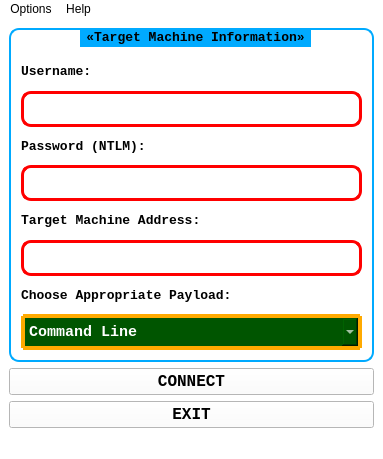
<?xml version="1.0" encoding="UTF-8"?>
<ui version="4.0">
 <class>MainWindow</class>
 <widget class="QMainWindow" name="MainWindow">
  <property name="geometry">
   <rect>
    <x>0</x>
    <y>0</y>
    <width>383</width>
    <height>459</height>
   </rect>
  </property>
  <property name="windowTitle">
   <string>KORP PST</string>
  </property>
  <property name="windowIcon">
   <iconset>
    <normaloff>fire.ico</normaloff>fire.ico</iconset>
  </property>
  <property name="styleSheet">
   <string notr="true">background-color: white;</string>
  </property>
  <widget class="QWidget" name="centralWidget">
   <layout class="QVBoxLayout" name="verticalLayout_3">
    <item>
     <widget class="QGroupBox" name="groupBoxMainPanel">
      <property name="font">
       <font>
        <family>Consolas</family>
        <pointsize>10</pointsize>
        <weight>75</weight>
        <bold>true</bold>
       </font>
      </property>
      <property name="styleSheet">
       <string notr="true">QGroupBox {
    background-color: white;
    border: 2px solid gray;
    border-radius: 10px;
    margin-top: 1em; /* leave space at the top for the title */
    border-color: rgb(0, 170, 255);
}

QGroupBox::title {
    border: 2px solid  rgb(0, 170, 255);
    border-radius: 10px;
    subcontrol-origin: margin;
    subcontrol-position: top center;
    background-color:  rgb(0, 170, 255);
}</string>
      </property>
      <property name="title">
       <string>«Target Machine Information»</string>
      </property>
      <layout class="QVBoxLayout" name="verticalLayout_5">
       <item>
        <widget class="QLabel" name="labelUsername">
         <property name="font">
          <font>
           <family>Consolas</family>
           <pointsize>10</pointsize>
           <weight>75</weight>
           <bold>true</bold>
          </font>
         </property>
         <property name="text">
          <string>Username:</string>
         </property>
        </widget>
       </item>
       <item>
        <widget class="QLineEdit" name="lineEditUsername">
         <property name="styleSheet">
          <string notr="true">padding: 4px;
font-size: 17px;
border-width: 3px;
border-color: red;
background-color: #FFFFFF;
color: #000000;
border-style: solid;
border-radius: 10px;
box-shadow: 0px 0px 11px rgba(223,242,151,.60);
text-shadow: 0px 0px 5px rgba(66,66,66,.75);
outline:none;</string>
         </property>
        </widget>
       </item>
       <item>
        <widget class="QLabel" name="labelPassword">
         <property name="font">
          <font>
           <family>Consolas</family>
           <pointsize>10</pointsize>
           <weight>75</weight>
           <bold>true</bold>
          </font>
         </property>
         <property name="text">
          <string>Password (NTLM):</string>
         </property>
        </widget>
       </item>
       <item>
        <widget class="QLineEdit" name="lineEditPassword">
         <property name="styleSheet">
          <string notr="true">padding: 4px;
font-size: 17px;
border-width: 3px;
border-color: red;
background-color: #FFFFFF;
color: #000000;
border-style: solid;
border-radius: 10px;
box-shadow: 0px 0px 11px rgba(223,242,151,.60);
text-shadow: 0px 0px 5px rgba(66,66,66,.75);
outline:none;</string>
         </property>
        </widget>
       </item>
       <item>
        <widget class="QLabel" name="labelMachineAddress">
         <property name="font">
          <font>
           <family>Consolas</family>
           <pointsize>10</pointsize>
           <weight>75</weight>
           <bold>true</bold>
          </font>
         </property>
         <property name="text">
          <string>Target Machine Address:</string>
         </property>
        </widget>
       </item>
       <item>
        <widget class="QLineEdit" name="lineEditIpAddress">
         <property name="styleSheet">
          <string notr="true">padding: 4px;
font-size: 17px;
border-width: 3px;
border-color: red;
background-color: #FFFFFF;
color: #000000;
border-style: solid;
border-radius: 10px;
box-shadow: 0px 0px 11px rgba(223,242,151,.60);
text-shadow: 0px 0px 5px rgba(66,66,66,.75);
outline:none;</string>
         </property>
        </widget>
       </item>
       <item>
        <widget class="QLabel" name="labelFileSystemMode">
         <property name="font">
          <font>
           <family>Consolas</family>
           <pointsize>10</pointsize>
           <weight>75</weight>
           <bold>true</bold>
          </font>
         </property>
         <property name="text">
          <string>Choose Appropriate Payload:</string>
         </property>
        </widget>
       </item>
       <item>
        <widget class="QComboBox" name="comboBoxFileSystemMode">
         <property name="font">
          <font>
           <family>Consolas</family>
           <pointsize>11</pointsize>
           <weight>75</weight>
           <bold>true</bold>
          </font>
         </property>
         <property name="styleSheet">
          <string notr="true">padding: 4px;
border-width: 4px;
border-color: rgb(255, 170, 0);
background-color: rgb(0, 85, 0);
color: rgb(255, 255, 255);
border-style: solid;
border-radius: 2px;
box-shadow: 0px 0px 11px rgba(223,242,151,.60);
text-shadow: 0px 0px 5px rgba(66,66,66,.75);
outline:none;</string>
         </property>
         <item>
          <property name="text">
           <string>Command Line</string>
          </property>
         </item>
         <item>
          <property name="text">
           <string>Remote Desktop</string>
          </property>
         </item>
         <item>
          <property name="text">
           <string>Console based File System</string>
          </property>
         </item>
         <item>
          <property name="text">
           <string>Graphical based File System</string>
          </property>
         </item>
        </widget>
       </item>
      </layout>
     </widget>
    </item>
    <item>
     <widget class="QPushButton" name="pushButtonConnection">
      <property name="font">
       <font>
        <family>Consolas</family>
        <pointsize>12</pointsize>
        <weight>75</weight>
        <bold>true</bold>
        <underline>false</underline>
        <strikeout>false</strikeout>
       </font>
      </property>
      <property name="styleSheet">
       <string notr="true">QPushButton#pushButtonConnection
{
	background-color: #b0ba1b;
	display:inline-block;
	padding:0.5em 1.5em;
	margin:0 0.2em 0.2em 0;
	border-radius:1em;
	box-sizing: border-box;
	text-decoration:none;
	font-weight:bold;
	color:#FFFFFF;
	text-align:center;
	position:relative;
	height: 30px;
}

QPushButton:hover#pushButtonConnection{
	background-color: black;
};</string>
      </property>
      <property name="text">
       <string>CONNECT</string>
      </property>
     </widget>
    </item>
    <item>
     <widget class="QPushButton" name="pushButtonExit">
      <property name="font">
       <font>
        <family>Consolas</family>
        <pointsize>12</pointsize>
        <weight>75</weight>
        <bold>true</bold>
        <underline>false</underline>
        <strikeout>false</strikeout>
       </font>
      </property>
      <property name="styleSheet">
       <string notr="true">QPushButton#pushButtonExit
{
	background-color: #b0ba1b;
	display:inline-block;
	padding:0.5em 1.5em;
	margin:0 0.2em 0.2em 0;
	border-radius:1em;
	box-sizing: border-box;
	text-decoration:none;
	font-weight:bold;
	color:#FFFFFF;
	text-align:center;
	position:relative;
	height: 30px;
	width: 80px;
}

QPushButton:hover#pushButtonExit{
	background-color: red;
};</string>
      </property>
      <property name="text">
       <string>EXIT</string>
      </property>
     </widget>
    </item>
   </layout>
  </widget>
  <widget class="QMenuBar" name="menuBar">
   <property name="geometry">
    <rect>
     <x>0</x>
     <y>0</y>
     <width>383</width>
     <height>21</height>
    </rect>
   </property>
   <widget class="QMenu" name="menuOptions">
    <property name="title">
     <string>Options</string>
    </property>
    <addaction name="actionMode"/>
    <addaction name="separator"/>
    <addaction name="actionExit"/>
   </widget>
   <widget class="QMenu" name="menuHelp">
    <property name="title">
     <string>Help</string>
    </property>
    <addaction name="actionKaipod"/>
    <addaction name="actionCheck_Update"/>
    <addaction name="separator"/>
    <addaction name="actionAbout"/>
   </widget>
   <addaction name="menuOptions"/>
   <addaction name="menuHelp"/>
  </widget>
  <widget class="QStatusBar" name="statusBar"/>
  <action name="actionAbout">
   <property name="icon">
    <iconset resource="resources.qrc">
     <normaloff>:/new/prefix1/images/about.png</normaloff>:/new/prefix1/images/about.png</iconset>
   </property>
   <property name="text">
    <string>About</string>
   </property>
   <property name="shortcut">
    <string>Ctrl+A</string>
   </property>
  </action>
  <action name="actionMode">
   <property name="icon">
    <iconset resource="resources.qrc">
     <normaloff>:/new/prefix1/images/mode.jpg</normaloff>:/new/prefix1/images/mode.jpg</iconset>
   </property>
   <property name="text">
    <string>Connect</string>
   </property>
   <property name="shortcut">
    <string>Ctrl+T</string>
   </property>
  </action>
  <action name="actionExit">
   <property name="icon">
    <iconset resource="resources.qrc">
     <normaloff>:/new/prefix1/images/quit.png</normaloff>:/new/prefix1/images/quit.png</iconset>
   </property>
   <property name="text">
    <string>Exit</string>
   </property>
   <property name="shortcut">
    <string>Ctrl+X</string>
   </property>
  </action>
  <action name="actionCheck_Update">
   <property name="icon">
    <iconset resource="resources.qrc">
     <normaloff>:/new/prefix1/images/update.png</normaloff>:/new/prefix1/images/update.png</iconset>
   </property>
   <property name="text">
    <string>Check Update</string>
   </property>
   <property name="shortcut">
    <string>Ctrl+U</string>
   </property>
  </action>
  <action name="actionKaipod">
   <property name="icon">
    <iconset resource="resources.qrc">
     <normaloff>:/new/prefix1/images/www.png</normaloff>:/new/prefix1/images/www.png</iconset>
   </property>
   <property name="text">
    <string>Kaipod</string>
   </property>
   <property name="shortcut">
    <string>Ctrl+K</string>
   </property>
  </action>
 </widget>
 <resources>
  <include location="resources.qrc"/>
 </resources>
 <connections/>
</ui>
